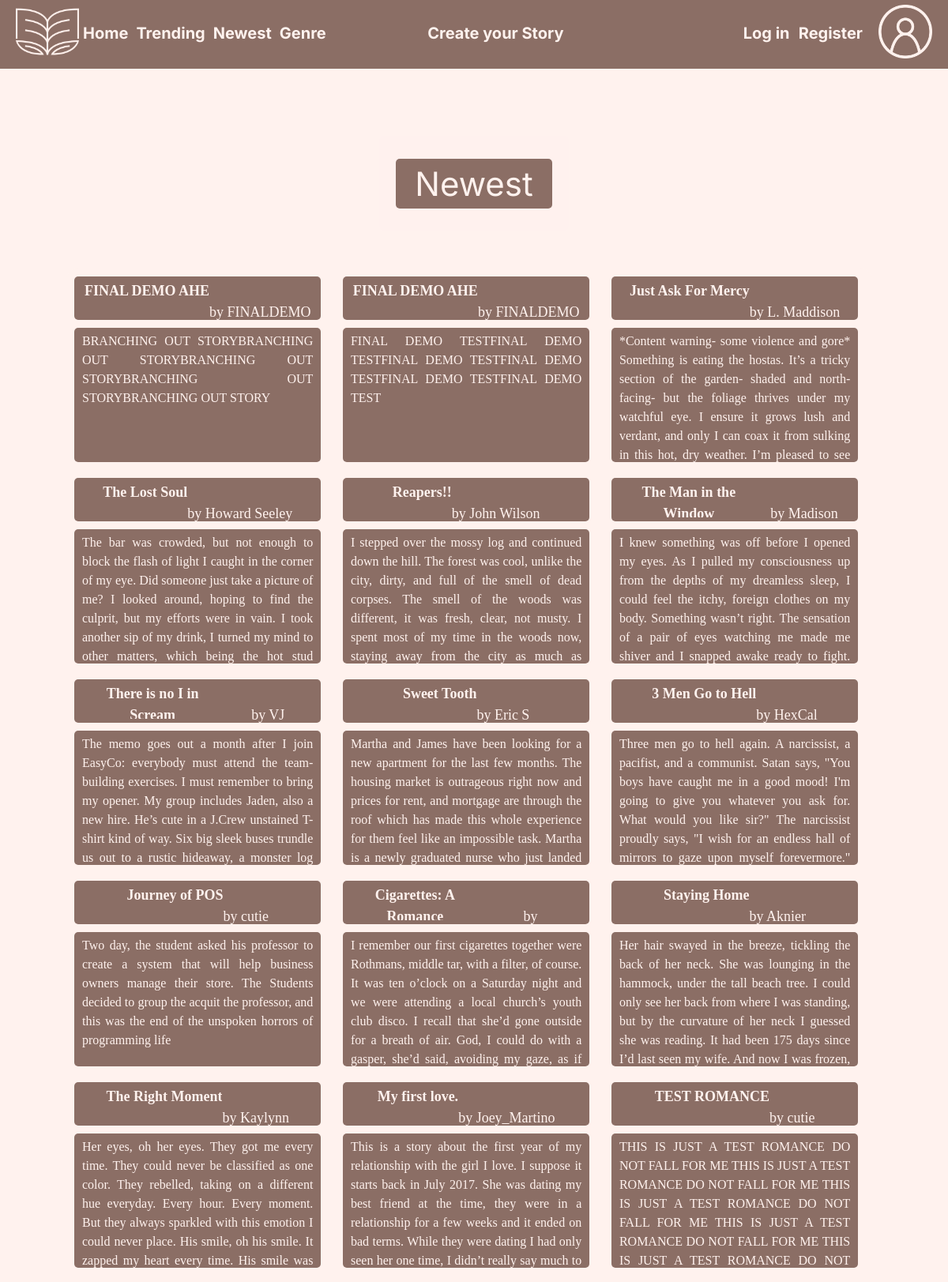
/files/newest.php (upper part), run on the app's committed database.
### tables this page shows
CREATE TABLE `stories` (
  `#` int(11) NOT NULL,
  `author` int(11) NOT NULL,
  `title` text NOT NULL,
  `story` longtext NOT NULL,
  `synopsis` text NOT NULL,
  `genre` text NOT NULL,
  `isHead` tinyint(1) NOT NULL,
  `isPublished` tinyint(1) NOT NULL,
  `prevNode` int(11) NOT NULL,
  `linkNode` longtext NOT NULL DEFAULT '{}',
  `datePublished` timestamp NOT NULL DEFAULT current_timestamp(),
  `upvote` int(11) NOT NULL DEFAULT 0,
  `downvote` int(11) NOT NULL DEFAULT 0
);

CREATE TABLE `users` (
  `id` int(11) NOT NULL,
  `first_name` text NOT NULL,
  `last_name` text NOT NULL,
  `user` text NOT NULL,
  `password` text NOT NULL,
  `sha256` text NOT NULL,
  `email` text NOT NULL,
  `date_created` timestamp NOT NULL DEFAULT current_timestamp(),
  `birthdate` date NOT NULL,
  `phone` text NOT NULL,
  `continyouation` longtext NOT NULL,
  `stories` longtext NOT NULL,
  `drafts` text NOT NULL DEFAULT '{}',
  `followedStories` text NOT NULL DEFAULT '{}',
  `likedStories` text NOT NULL DEFAULT '{}',
  `lastViewedStory` int(11) NOT NULL DEFAULT 0,
  `upvotes` text NOT NULL DEFAULT '{}',
  `downvotes` text NOT NULL DEFAULT '{}',
  `lastViewedGenre` text NOT NULL DEFAULT '{}'
);

### files/db.php (called while the page is built, shortened)
<?php
	class DB {
		private $conn;
		function __construct(){
			$servername = "127.0.0.1";
			$username = "root";
			$password = "";
			$dbname = "continyou";
			try {
			$this->conn = new PDO("mysql:host=$servername;dbname=$dbname", $username, $password);
			$this->conn->setAttribute(PDO::ATTR_ERRMODE, PDO::ERRMODE_EXCEPTION);
			}catch(PDOException $e) {
  			echo "Connection failed: " . $e->getMessage();
			}
		}
		function getStory($storyToGet){
			$stmt = $this->conn->prepare("SELECT * FROM `stories` WHERE `#` = ?");
			$stmt->execute([$storyToGet]);
			$result = $stmt->fetch(PDO::FETCH_NAMED);
			return $result;
		}
		function getNewest(){
			$stmt = $this->conn->query("SELECT * FROM `stories` WHERE `isPublished` = 1 ORDER BY `stories`.`datePublished` DESC");
			$result = $stmt->fetchAll();
			return $result;
		}
		function findAuthorByID($authorID){
			$stmt = $this->conn->prepare("SELECT * FROM users WHERE id = ?");
			$stmt->execute([$authorID]);
			$result = $stmt->fetch(PDO::FETCH_NAMED);
			return $result;
		}
		function getHead($storyBase){
			$isHeadArg = 0;
			$currentStory = $storyBase;
			while ($isHeadArg==0) {
				$searchResult = $this->getStory($currentStory);
				if($searchResult['isHead'] == 0){
					$currentStory = $searchResult['prevNode'];
				} else {
					break;
				}
			}
			return $currentStory;
		}
	}
?>

### files/newest.php (the view, shortened to what this page needs)
<?php
include 'db.php';
$dbLink = new DB();
?>
<!DOCTYPE html>
<html lang="en">
<head>
    <link rel="stylesheet" href="css/newest.css">
    <link rel="stylesheet" href="css/header.css">
    <link rel="stylesheet" href="css/footer.css">
</head>
<body>
    <?php include 'header.php' ?>
    <div class="page-container">
        <div class="content-wrap">
        <div class = "main-container border">
            <div class ="first-division">
                <p class="first-division-title">Newest</p>
            </div>
            <div class = "newest-container ">
                <div class = "main-area">
                    <div class="slider">
                  <div class="slides">
                    <div id="slide-1">
                        <?php
                        $newestStories = $dbLink->getNewest();
                        foreach ($newestStories as $newestInfo) {
                        $storyAuthor = $newestInfo['author'];
                        $searchResult = $dbLink->findAuthorByID($storyAuthor);
                        $storyAuthor = $searchResult['user'];
                        $storyTitle = $newestInfo['title'];
                        $storyBody = $newestInfo['story'];
                        $storyId = $newestInfo['#'];
                        if($newestInfo['isHead']==0){
                            $searchResult = $dbLink->getHead($newestInfo['#']);
                            $searchResult = $dbLink->getStory($searchResult);
                            $storyTitle = $searchResult['title'];
                        }
                        echo "<div><a href='substory.php?storyId=$storyId'>";
                        echo "<span class = 'title-block'><div class='story-title'><b> $storyTitle </b></div><div><br>by $storyAuthor</div></span>";
                        echo "<div class = 'body-block'> $storyBody </div></a></div>";
                        }
                        ?>
                  </div>
                </div>
                </div>
            </div>
        </div>
    </div>
        </div>
</body>
</html>

### files/css/newest.css (style rules this page uses)
:root { --brown: #8b6e65; --cream: #fff2ee; }
body { background-image: url("../pics/background.png"); padding: 0; margin:0; line-height: 1.5; box-sizing: border-box; background-size: contain; }
.main-container { margin-top: 5px; display: flex; flex-direction: column; align-items: center; }
.newest-container { display:grid; margin-bottom: 1rem; }
.slider { width: 100%; text-align: center; }
.slides { display: flex; width: 100%; }
.slides > div { display: flex; flex-wrap: wrap; width: 100%; background: rgba( 0, 0, 0, 0.0); }
.slides > div > div { width: 33.33%; }
.slides > div > div > a { color: var(--cream); text-decoration: none; }
.slides > div > div > a > * { width: 86%; }
.main-area { display: flex; border-radius: 15px; background-color: var(--cream); width: 85vw; height: fit-content; margin-left: 4vw; margin-right: 5vw; margin-right: 5vw; margin-top: 6vh; margin-bottom: 2vh; align-items: center; justify-items: center; }
.first-division { background-color: rgba(255, 242, 238, 0.6); width: 20vw; height: 15vh; border-radius: 5px; display: flex; justify-content: center; margin-top: 10vh; align-items: center; }
.first-division-title { background-color: var(--brown); color: var(--cream); font-family: 'Inter', sans-serif; font-size: 3.5vw; padding-right: 2vw; padding-left: 2vw; border-radius: 5px; }
.body-block { background-color: var(--brown); border-radius:5px; height: 160px; text-align: justify; font-size: 16px; }
.title-block { background-color: var(--brown); color: var(--cream); border-radius:5px; height: 45px; font-size: 18px; justify-content: center; }
.title-block,.body-block { padding: 5px 10px 5px 10px; display: flex; width: 100%; margin: 10px; overflow: hidden; text-overflow: ellipsis; -o-text-overflow: ellipsis; }
.story-title { overflow: hidden; max-width: 67%; }

### files/css/header.css (style rules this page uses)
:root { --brown: #8b6e65; --cream: #fff2ee; }
body { background-color: var(--cream); padding: 0; margin:0; line-height: 1.5; box-sizing: border-box; }

### files/css/footer.css (style rules this page uses)
.page-container { position: relative; min-height: 100vh; }
.content-wrap { padding-bottom: 14rem; }

### data on the page
stories: stories.title "FINAL DEMO AHE", users.user "FINALDEMO", story "BRANCHING OUT STORYBRANCHING OUT STORYBRANCHING OUT STORYBRANCHING OUT STORYBRANCHING OUT STORY"
stories: title "FINAL DEMO AHE", users.user "FINALDEMO", story "FINAL DEMO TESTFINAL DEMO TESTFINAL DEMO TESTFINAL DEMO TESTFINAL DEMO TESTFINAL DEMO TEST"
stories: title "Just Ask For Mercy", users.user "L. Maddison", story "*Content warning- some violence and gore* Something is eating the hostas. It’s a tricky section of the garden- shaded and north-facing- but the foliage thrives under my watchful eye. I ensure it grows lush and verdant, and only I can coax it from sulking in this hot, dry weather. I’m pleased to see…"
stories: title "The Lost Soul", users.user "Howard Seeley", story "The bar was crowded, but not enough to block the flash of light I caught in the corner of my eye. Did someone just take a picture of me? I looked around, hoping to find the culprit, but my efforts were in vain. I took another sip of my drink, I turned my mind to other matters, which being the hot stud…"
stories: title "Reapers!!", users.user "John Wilson", story "I stepped over the mossy log and continued down the hill. The forest was cool, unlike the city, dirty, and full of the smell of dead corpses. The smell of the woods was different, it was fresh, clear, not musty. I spent most of my time in the woods now, staying away from the city as much as…"
stories: title "The Man in the Window", users.user "Madison…", story "I knew something was off before I opened my eyes. As I pulled my consciousness up from the depths of my dreamless sleep, I could feel the itchy, foreign clothes on my body. Something wasn’t right. The sensation of a pair of eyes watching me made me shiver and I snapped awake ready to fight.…"
stories: title "There is no I in Scream", users.user "VJ…", story "The memo goes out a month after I join EasyCo: everybody must attend the team-building exercises. I must remember to bring my opener. My group includes Jaden, also a new hire. He’s cute in a J.Crew unstained T-shirt kind of way. Six big sleek buses trundle us out to a rustic hideaway, a monster log…"
stories: title "Sweet Tooth", users.user "Eric S", story "Martha and James have been looking for a new apartment for the last few months. The housing market is outrageous right now and prices for rent, and mortgage are through the roof which has made this whole experience for them feel like an impossible task. Martha is a newly graduated nurse who just landed…"
stories: stories.title "3 Men Go to Hell", users.user "HexCal", story "Three men go to hell again. A narcissist, a pacifist, and a communist. Satan says, \"You boys have caught me in a good mood! I'm going to give you whatever you ask for. What would you like sir?\" The narcissist proudly says, \"I wish for an endless hall of mirrors to gaze upon myself forevermore.\"…"
stories: stories.title "Journey of POS", users.user "cutie", story "Two day, the student asked his professor to create a system that will help business owners manage their store. The Students decided to group the acquit the professor, and this was the end of the unspoken horrors of programming life"
stories: title "Cigarettes: A Romance", story "I remember our first cigarettes together were Rothmans, middle tar, with a filter, of course. It was ten o’clock on a Saturday night and we were attending a local church’s youth club disco. I recall that she’d gone outside for a breath of air. God, I could do with a gasper, she’d said, avoiding my gaze, as if…"
stories: title "Staying Home", users.user "Aknier", story "Her hair swayed in the breeze, tickling the back of her neck. She was lounging in the hammock, under the tall beach tree. I could only see her back from where I was standing, but by the curvature of her neck I guessed she was reading. It had been 175 days since I’d last seen my wife. And now I was frozen,…"
stories: title "The Right Moment", users.user "Kaylynn", story "Her eyes, oh her eyes. They got me every time. They could never be classified as one color. They rebelled, taking on a different hue everyday. Every hour. Every moment. But they always sparkled with this emotion I could never place. His smile, oh his smile. It zapped my heart every time. His smile was…"
stories: title "My first love.", users.user "Joey_Martino", story "This is a story about the first year of my relationship with the girl I love. I suppose it starts back in July 2017. She was dating my best friend at the time, they were in a relationship for a few weeks and it ended on bad terms. While they were dating I had only seen her one time, I didn’t really say much to…"
stories: title "TEST ROMANCE", users.user "cutie", story "THIS IS JUST A TEST ROMANCE DO NOT FALL FOR ME THIS IS JUST A TEST ROMANCE DO NOT FALL FOR ME THIS IS JUST A TEST ROMANCE DO NOT FALL FOR ME THIS IS JUST A TEST ROMANCE DO NOT FALL FOR ME THIS IS JUST A TEST ROMANCE DO NOT…"
